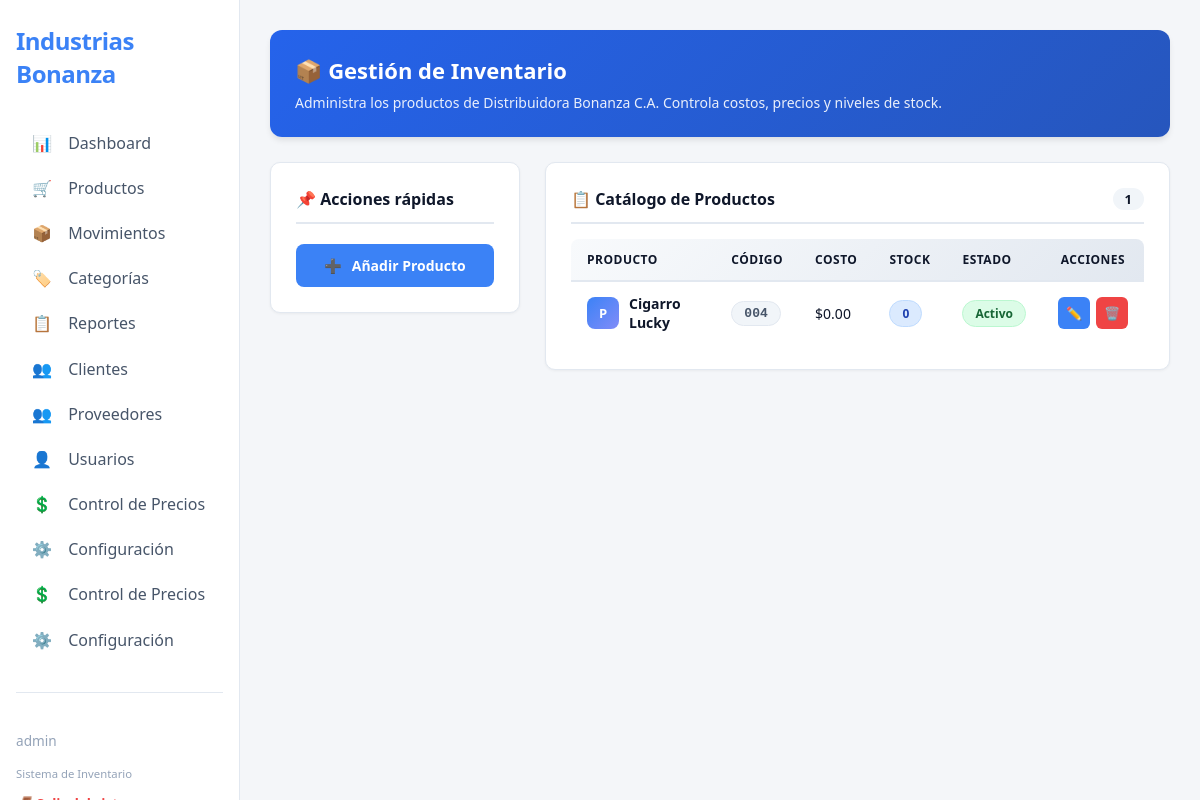
Before: /index.php?controller=producto&action=tablaProductos (signed in) with the older database file.
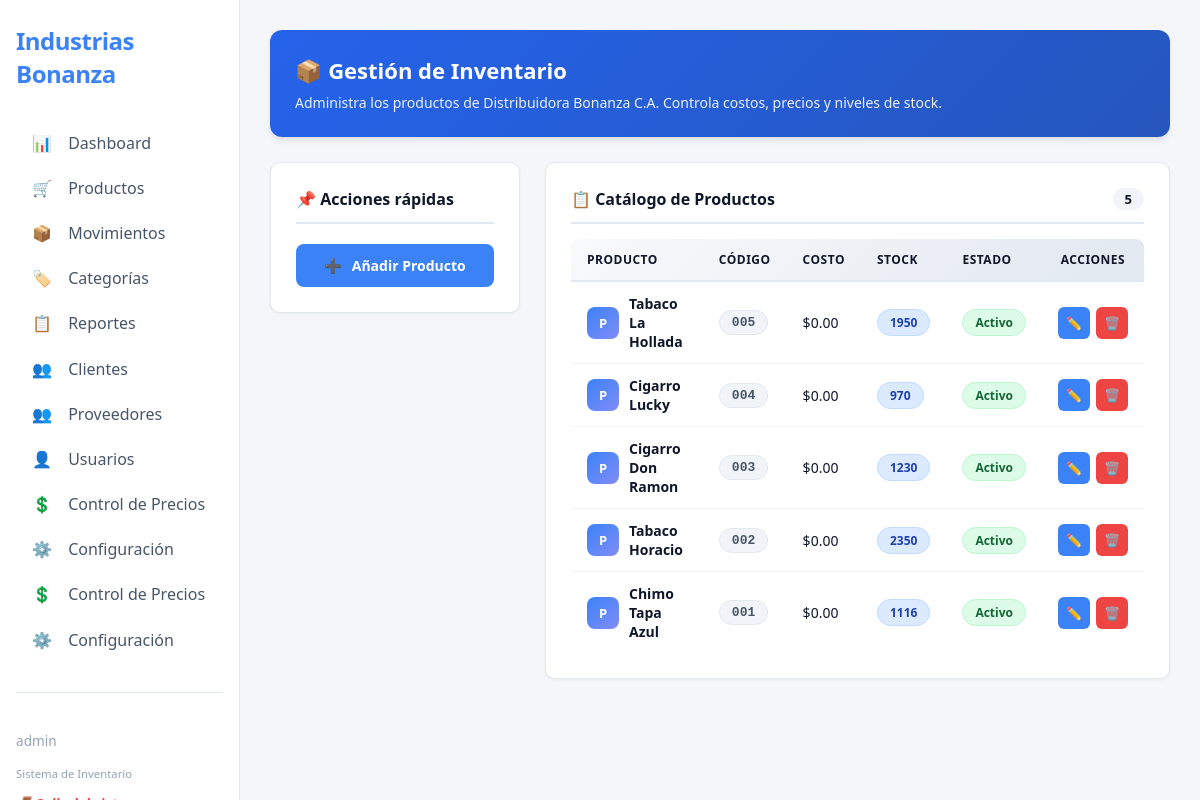
After: the same page with the newer database file.
### tables this page shows
CREATE TABLE `productos` (
  `id_producto` int(11) NOT NULL AUTO_INCREMENT,
  `codigo` varchar(50) NOT NULL,
  `nombre` varchar(150) NOT NULL,
  `id_categoria` int(11) NOT NULL,
  `precio_compra` decimal(10,2) NOT NULL,
  `precio_venta` decimal(10,2) NOT NULL DEFAULT 0.00,
  `aplica_iva` tinyint(1) DEFAULT 1,
  `stock_actual` int(11) DEFAULT 0,
  `stock_minimo` int(11) DEFAULT 5,
  `estado` tinyint(1) DEFAULT 1,
  `create_at` timestamp NOT NULL DEFAULT current_timestamp(),
  PRIMARY KEY (`id_producto`),
  UNIQUE KEY `codigo` (`codigo`),
  KEY `id_categoria` (`id_categoria`),
  CONSTRAINT `productos_ibfk_1` FOREIGN KEY (`id_categoria`) REFERENCES `categorias` (`id_categoria`) ON UPDATE CASCADE
);

### app/controller/productoController.php (called while the page is built, shortened)
<?php
require_once __DIR__ . '/../model/productoModel.php';
Class productoController{
    private $productoModel;
    public function __construct(){
        $database = new Database();
        $pdo = $database->getConnection();
        $this->productoModel = new ProductoModel($pdo);
    }
    public function TablaProductos(){
        $productos = $this->productoModel->obtenerProductos();
        require_once __DIR__.'/../views/producto/producto.php';
    }
}
?>

### app/model/productoModel.php (called while the page is built, shortened)
<?php
Class productoModel{
    private $pdo;
    public function __construct($pdo){
        $this->pdo = $pdo;
    }
    public function obtenerProductos(){
        $sql = "SELECT
                    prod.id_producto,
                    prod.codigo,
                    prod.nombre,
                    c.nombre AS nombre_categoria,
                    prod.stock_actual,
                    prod.precio_compra,
                    prod.precio_venta
                    FROM productos prod
                    INNER JOIN categorias c ON prod.id_categoria = c.id_categoria
                    WHERE prod.estado = 1
                    ORDER BY prod.id_producto DESC";
        $stmt = $this->pdo->query($sql);
        return $stmt->fetchAll(PDO::FETCH_ASSOC);
    }
}
    ?>

### app/views/producto/producto.php (the view, shortened to what the changed rows need)
<!DOCTYPE html>
<html lang="es">
<head>
    <link rel="stylesheet" href="assets/css/sidebar.css" />
    <link rel="stylesheet" href="assets/css/producto.css" />
</head>
<body>
    <main class="main">
        <div class="welcome-card">
            <h1>📦 Gestión de Inventario</h1>
        </div>
        <div class="products-section">
            <div class="products-list-panel">
                <h3>
                    📋 Catálogo de Productos
                    <span class="product-counter">
                        <?php echo isset($productos) ? count($productos) : 0; ?>
                    </span>
                </h3>
                <div class="table-container">
                    <table class="products-table">
                        <thead>
                            <tr>
                                <th>Producto</th>
                                <th>Código</th>
                                <th>Costo</th>
                                <th>Stock</th>
                                <th>Estado</th>
                                <th style="text-align: center;">Acciones</th>
                            </tr>
                        </thead>
                        <tbody>
                            <?php if (!empty($productos)): ?>
                                <?php foreach ($productos as $p): ?>
                                    <tr>
                                        <td>
                                            <div class="product-name-display">
                                                <div class="product-avatar">
                                                    <?= strtoupper(substr(htmlspecialchars($p['nombre_producto'] ?? 'P'), 0, 1)) ?>
                                                </div>
                                                <strong><?= htmlspecialchars($p['nombre'] ?? 'Sin Nombre') ?></strong>
                                            </div>
                                        </td>
                                        <td>
                                            <span class="badge badge-code">
                                                <?= htmlspecialchars($p['codigo'] ?? 'N/A') ?>
                                            </span>
                                        </td>
                                        <td>
                                            $<?= number_format($p['precio_compra'] ?? 0, 2) ?>
                                        </td>
                                        <td>
                                            <?php if (isset($p['stock_actual']) && isset($p['stock_minimo']) && $p['stock_actual'] <= $p['stock_minimo']): ?>
                                                <span class="badge badge-stock-low" title="Stock por debajo del mínimo">
                                                    ⚠️ <?= htmlspecialchars($p['stock_actual']) ?>
                                                </span>
                                            <?php else: ?>
                                                <span class="badge badge-stock-ok">
                                                    <?= htmlspecialchars($p['stock_actual'] ?? 0) ?>
                                                </span>
                                            <?php endif; ?>
                                        </td>
                                        <td>
                                            <?php if (($p['estado'] ?? 'activo') === 'activo'): ?>
                                                <span class="badge badge-active">Activo</span>
                                            <?php else: ?>
                                                <span class="badge badge-inactive">Inactivo</span>
                                            <?php endif; ?>
                                        </td>
                                        <td>
                                            <div class="actions-cell">
                                                <a href="index.php?controller=producto&action=formEditar&id=<?= $p['id_producto'] ?? $p['id'] ?? '' ?>"
                                                   class="btn-table btn-edit"
                                                   title="Editar producto">
                                                    <span class="icon-edit"></span>
                                                </a>
                                                <a href="index.php?controller=producto&action=eliminarProducto&id=<?= $p['id_producto'] ?? $p['id'] ?? '' ?>"
                                                   class="btn-table btn-delete-table"
                                                   title="Eliminar producto"
                                                   onclick="return confirm('¿Estás seguro de eliminar este producto del inventario?');">
                                                    <span class="icon-delete-table"></span>
                                                </a>
                                            </div>
                                        </td>
                                    </tr>
                                <?php endforeach; ?>
                            <?php endif; ?>
                        </tbody>
                    </table>
                </div>
            </div>
        </div>
    </main>
</body>
</html>

Changed rows visible on the page:
added productos: nombre_producto "P", nombre "Tabaco La Hollada", codigo "005", precio_compra "0.00", stock_actual "1950"
changed productos "Cigarro Lucky": stock_actual "0" → "970"
now on this page (row edited): productos: nombre_producto "P", nombre "Cigarro Don Ramon", codigo "003", precio_compra "0.00", stock_actual "1230"
now on this page (row edited): productos: nombre_producto "P", nombre "Tabaco Horacio", codigo "002", precio_compra "0.00", stock_actual "2350"
now on this page (row edited): productos: nombre_producto "P", nombre "Chimo Tapa Azul", codigo "001", precio_compra "0.00", stock_actual "1116"
Other visible differences:
count($productos): "1" → "5"
